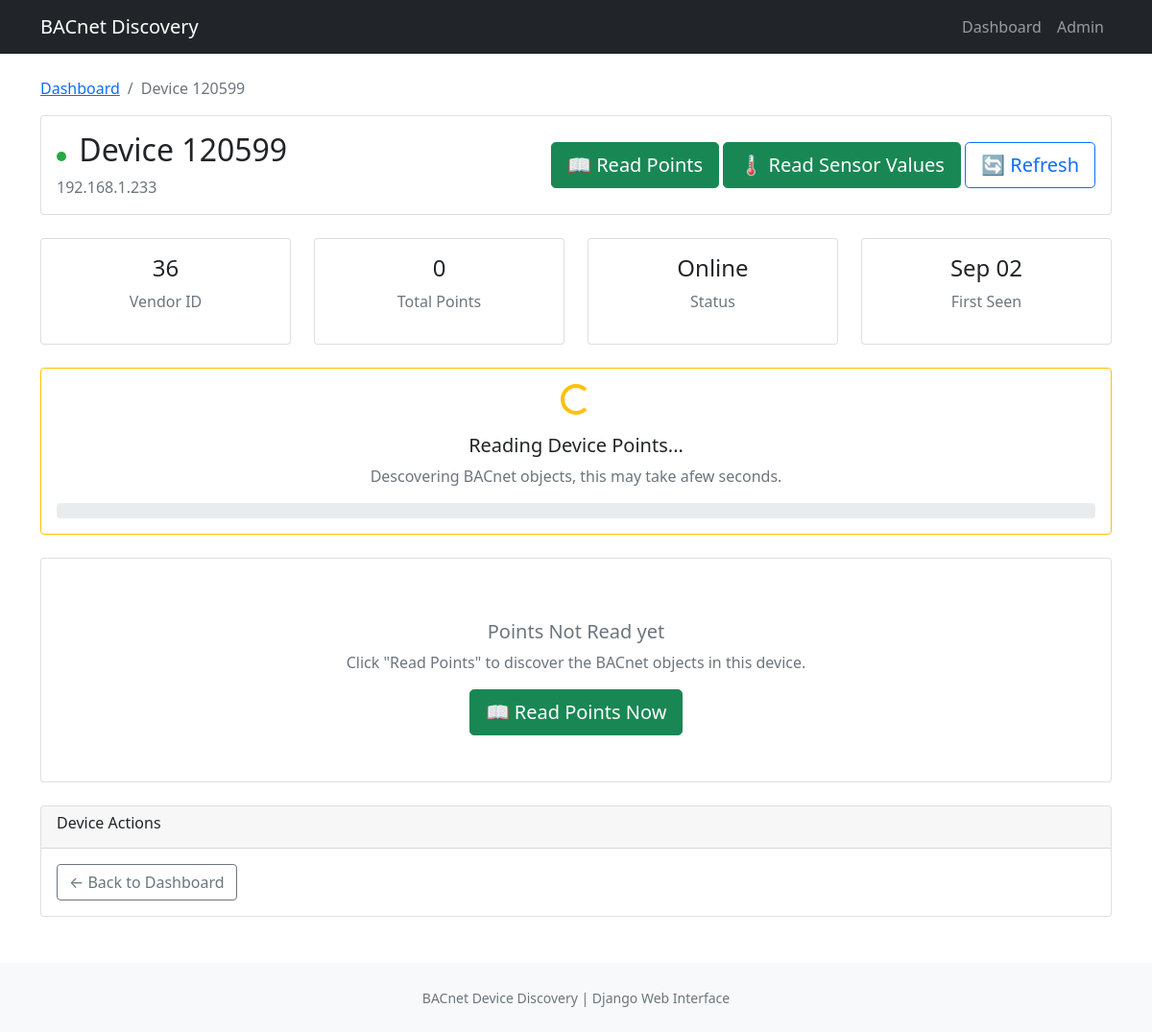
The page /device/120599/ on the database its author committed.
### discovery/models.py (models this page shows, shortened)
class BACnetDevice(models.Model):
    device_id = models.IntegerField(
        unique=True, help_text="BACnet device instance number"
    )
    address = models.CharField(max_length=50, help_text="IP address of device")
    vendor_id = models.IntegerField(help_text="BACnet vendor ID")
    first_seen = models.DateTimeField(auto_now_add=True)
    last_seen = models.DateTimeField(auto_now_add=True)
    is_online = models.BooleanField(default=True)
    points_read = models.BooleanField(default=False)
    class Meta:
        ordering = ["device_id"]
        verbose_name = "BACnet Device"
        verbose_name_plural = "BACnet Devices"

### discovery/views.py (the view, shortened to what this page needs)
# urls.py: path("device/<int:device_id>/", views.device_detail, name="device_detail"),
def device_detail(request, device_id):
    device = get_object_or_404(BACnetDevice, device_id=device_id)
    points = device.points.all().order_by("object_type", "instance_number")
    points_by_type = {}
    for point in points:
        if point.object_type not in points_by_type:
            points_by_type[point.object_type] = []
        points_by_type[point.object_type].append(point)
    context = {
        "device": device,
        "points": points,
        "points_by_type": points_by_type,
        "point_count": points.count(),
        "points_loaded_recently": device.points_read and points.exists(),
    }
    return render(request, "discovery/device_detail.html", context)

### discovery/templates/discovery/device_detail.html (shortened to what this page needs)
{% extends 'discovery/base.html' %}
{% block content %}
<nav aria-label="breadcrumb">
    <ol class="breadcrumb">
        <li class="breadcrumb-item"><a href="{% url 'discovery:dashboard' %}">Dashboard</a></li>
        <li class="breadcrumb-item active">Device {{ device.device_id }}</li>
    </ol>
</nav>
<div class="row mb-4">
    <div class="col">
        <div class="card">
            <div class="card-body">
                <div class="d-flex align-items-center justify-content-between">
                    <div>
                        <h2>
                            <span class="online-indicator {% if device.is_online %}online{% else %}offline{% endif %}"></span>
                            Device {{ device.device_id }}
                        </h2>
                        <p class="text-muted mb-0">{{ device.address }}</p>
                    </div>
                    <div class="text-end">
                        <button id="read-points-btn" class="btn btn-success btn-lg" data-device-id="{{ device.device_id }}">
                            📖 Read Points
                        </button>
                        <button id="read-values-btn" class="btn btn-success btn-lg" data-device-id="{{ device.device_id }}">
                            🌡️ Read Sensor Values
                        </button>
                        <button id="refresh-values-btn" class="btn btn-outline-primary btn-lg" data-device-id="{{ device.device_id }}">
                            🔄 Refresh
                        </button>
                    </div>
                </div>
            </div>
        </div>
    </div>
</div>
<div class="row mb-4">
    <div class="col-md-3">
        <div class="card">
            <div class="card-body text-center">
                <h4>{{ device.vendor_id }}</h4>
                <p class="text-muted">Vendor ID</p>
            </div>
        </div>
    </div>
    <div class="col-md-3">
        <div class="card">
            <div class="card-body text-center">
                <h4>{{ point_count }}</h4>
                <p class="text-muted">Total Points</p>
            </div>
        </div>
    </div>
    <div class="col-md-3">
        <div class="card">
            <div class="card-body text-center">
                <h4>{% if device.is_online %}Online{% else %}Offline{% endif %}</h4>
                <p class="text-muted">Status</p>
            </div>
        </div>
    </div>
    <div class="col-md-3">
        <div class="card">
            <div class="card-body text-center">
                <h4>{{ device.first_seen|date:"M d" }}</h4>
                <p class="text-muted">First Seen</p>
            </div>
        </div>
    </div>
</div>
{% if not device.points_read %}
<div class="row mb-4" id="loading-points-section">
    <div class="col">
        <div class="card border-warning">
            <div class="card-body text-center">
                <div class="spinner-border text-warning mb-3" role="status">
                </div>
                <h5>Reading Device Points...</h5>
                <p class="text-muted">Descovering BACnet objects, this may take afew seconds.</p>
                <div class="progress mt-3">
                </div>
            </div>
        </div>
    </div>
</div>
{% endif %}
{% if points %}
    <div class="row mb-4">
        <div class="col">
            <div class="card">
                <div class="card-header d-flex justify-content-between">
                    <h5>🌡️ Current Sensor Readings</h5>
                    <small class="text-muted" id="values-last-updated">
                        {% if points.0.value_last_read %}
                            Last updated: {{ points.0.value_last_read|date:"M d, H:i:s" }}
                        {% else %}
                            Click "Read Sensor Values" to get current Readings
                        {% endif %}
                    </small>
                </div>
                <div class="card-body">
                    <div class="row" id="sensor-values-container">
                        {% for point in points %}
                            {% if point.is_readable %}
                            <div class="col-md4 col-lg-3 mb-3" data-point-id="{{ point.id }}">
                                <div class="card sensor-card">
                                    <div class="card-body text-center">
                                        <h6 class="card-title">
                                            {% if point.object_name %}
                                                {{ point.object_name }}
                                            {% else %}
                                                {{ point.identifier }}
                                            {% endif %}
                                        </h6>
                                        <div class="sensor-value">
                                            {% if point.present_value %}
                                                <h4>{{ point.get_display_value }}</h4>
                                            {% else %}
                                                <h4>-</h4>
                                            {% endif %}
                                        </div>
                                        <small class="text-muted">{{ point.object_type|capfirst }} {{ point.instance_number }}</small>
                                        <br>
                                        <button class="btn btn-sm btn-outline-primary mt2 read-single-point"
                                                data-device-id="{{ device.device_id }}"
                                                data-object-type="{{ point.object_type }}"
                                                data-instance="{{ point.instance_number }}">
                                            🔄 Read Now
                                        </button>
                                    </div>
                                </div>
                            </div>
                            {% endif %}
                        {% endfor %}
                    </div>
                    {% if not points|length %}
                        <div class="text-center py-3">
                            <p class="text-muted">No readable sensor points found.</p>
                        </div>
                    {% endif %}
                </div>
            </div>
        </div>
    </div>
    {% if points_by_type %}
        <div class="row">
            {% for object_type, type_points in points_by_type.items %}
            <div class="col-lg-6 mb-4">
                <div class="card">
                    <div class="card-header d-flex justify-content-between">
                        <h6>{{ object_type|title }}</h6>
                        <span class="badge bg-secondary">{{ type_points|length }}</span>
                    </div>
                    <div class="card-body" stype="max-height: 300px; overflow-y: auto;">
                        <div class="table-responsive">
                            <table class="table table-sm">
                                <thread>
                                    <tr>
                                        <th>Instance</th>
                                        <th>Identifier</th>
                                        <th>Name</th>
                                    </tr>
                                </thread>
                                <tbody>
                                    {% for point in type_points %}
                                    <tr>
                                        <td><code>{{ point.instance_number }}</code></td>
                                        <td><strong>{{ point.identifier }}</strong></td>
                                        <td>
                                            {% if point.object_name %}
                                                {{ point.object_name }}
                                            {% else %}
                                                <em class="text-muted">No Name</em>
                                            {% endif %}
                                        </td>
                                    </tr>
                                    {% endfor %}
                                </tbody>
                            </table>
                        </div>
                    </div>
                </div>
            </div>
            {% endfor %}
        </div>
    {% endif %}
{% else %}
    <div class="row">
        <div class="col">
            <div class="card">
                <div class="card-body text-center py-5">
                    {% if device.points_read %}
                        <div class="mb-3">
                            <i class="fas fa-exclamation-triangle" stype="font-size: 3rem; color: #ffc107"></i>
                        </div>
                        <h5 class="text-muted">No Points Found</h5>
                        <p class="text-muted">This device has no BACnet objects or they couldn't be read.</p>
                    {% else %}
                        <h5 class="text-muted">Points Not Read yet</h5>
                        <p class="text-muted">Click "Read Points" to discover the BACnet objects in this device.</p>
                        <button class="btn btn-success btn-lg" onclick="document.getElementById('read-points-btn').click()">
                            📖 Read Points Now
                        </button>
                    {% endif %}
                </div>
            </div>
        </div>
    </div>
{% endif %}
<div class="row mt-4">
    <div class="col">
        <div class="card">
            <div class="card-header">
                <h6>Device Actions</h6>
            </div>
            <div class="card-body">
                <a href="{% url 'discovery:dashboard' %}" class="btn btn-outline-secondary">
                    ← Back to Dashboard
                </a>
            </div>
        </div>
    </div>
</div>
{% endblock %}

### discovery/templates/discovery/base.html (style rules this page uses)
.online-indicator { width: 10px; height: 10px; border-radius: 50%; display: inline-block; margin-right: 5px; }
.online { background-color: #28a745; }

### rows shown on the page
BACnetDevice: device_id "120599", address "192.168.1.233", vendor_id "36", first_seen "Sep 02"

### other values the page prints
{{ point_count }} "0"
